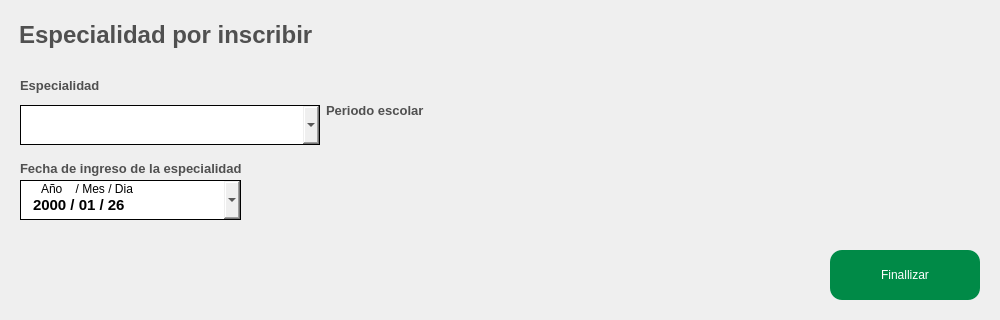
              <widget class="QFrame" name="especialidad_incribir">
               <property name="sizePolicy">
                <sizepolicy hsizetype="Preferred" vsizetype="Preferred">
                 <horstretch>0</horstretch>
                 <verstretch>10</verstretch>
                </sizepolicy>
               </property>
               <property name="minimumSize">
                <size>
                 <width>1000</width>
                 <height>320</height>
                </size>
               </property>
               <property name="styleSheet">
                <string notr="true"/>
               </property>
               <property name="frameShape">
                <enum>QFrame::NoFrame</enum>
               </property>
               <property name="frameShadow">
                <enum>QFrame::Raised</enum>
               </property>
               <property name="tipo" stdset="0">
                <string>espacio_segmento</string>
               </property>
               <layout class="QVBoxLayout" name="verticalLayout_11">
                <property name="topMargin">
                 <number>20</number>
                </property>
                <item alignment="Qt::AlignLeft">
                 <widget class="QLabel" name="label_titulo_especialidad_incribrir">
                  <property name="maximumSize">
                   <size>
                    <width>16777215</width>
                    <height>30</height>
                   </size>
                  </property>
                  <property name="font">
                   <font>
                    <family>Arial</family>
                    <pointsize>18</pointsize>
                    <weight>75</weight>
                    <bold>true</bold>
                   </font>
                  </property>
                  <property name="styleSheet">
                   <string notr="true">QLabel{
	
	color: rgb(80, 80, 80);
	border:none;
	border-color: #ffffff;
	padding-left:2px;


}
</string>
                  </property>
                  <property name="text">
                   <string>Especialidad por inscribir</string>
                  </property>
                  <property name="scaledContents">
                   <bool>false</bool>
                  </property>
                 </widget>
                </item>
                <item>
                 <widget class="QFrame" name="preguntas_especialidad_inscribit">
                  <property name="styleSheet">
                   <string notr="true"/>
                  </property>
                  <property name="frameShape">
                   <enum>QFrame::NoFrame</enum>
                  </property>
                  <property name="frameShadow">
                   <enum>QFrame::Raised</enum>
                  </property>
                  <layout class="QGridLayout" name="gridLayout_7">
                   <item row="0" column="0">
                    <layout class="QVBoxLayout" name="verticalLayout_41">
                     <property name="spacing">
                      <number>0</number>
                     </property>
                     <item>
                      <widget class="QLabel" name="label_especialidad_incribir">
                       <property name="enabled">
                        <bool>true</bool>
                       </property>
                       <property name="maximumSize">
                        <size>
                         <width>16777215</width>
                         <height>40</height>
                        </size>
                       </property>
                       <property name="font">
                        <font>
                         <family>Arial</family>
                         <pointsize>10</pointsize>
                         <weight>75</weight>
                         <bold>true</bold>
                        </font>
                       </property>
                       <property name="styleSheet">
                        <string notr="true">QLabel{
	
	color: rgb(80, 80, 80);

	border-color: #ffffff;


}
</string>
                       </property>
                       <property name="text">
                        <string>Especialidad</string>
                       </property>
                       <property name="scaledContents">
                        <bool>false</bool>
                       </property>
                      </widget>
                     </item>
                     <item>
                      <widget class="QComboBox" name="boton_de_especialidad">
                       <property name="enabled">
                        <bool>true</bool>
                       </property>
                       <property name="sizePolicy">
                        <sizepolicy hsizetype="Fixed" vsizetype="Fixed">
                         <horstretch>0</horstretch>
                         <verstretch>0</verstretch>
                        </sizepolicy>
                       </property>
                       <property name="minimumSize">
                        <size>
                         <width>300</width>
                         <height>40</height>
                        </size>
                       </property>
                       <property name="styleSheet">
                        <string notr="true">QComboBox{

	font: 75 10pt &quot;Arial&quot;;
	padding-left:15px;
	border:1px solid #000000 ;
}

QComboBox:focus {
    border: 2px solid #0078d7;   /* Borde azul cuando está en foco */
    background-color: #e0f7ff;   /* Fondo azul claro */
}

QComboBox:focus {
    border: 2px solid #0078d7;   /* Borde azul cuando está en foco */
    background-color: #e0f7ff;   /* Fondo azul claro */
}




QComboBox QAbstractItemView {
    border: 1px solid #ccc;
    background-color: white;
    color: #333;
    padding: 5px;  /* Margen interno de la lista */
    spacing: 10px; /* Espaciado entre los elementos (algunas versiones de Qt lo admiten) */
}

QComboBox QAbstractItemView::item {
    padding: 8px; /* Espaciado interno de cada elemento */
    margin: 4px; /* Separación entre los elementos */
}

QComboBox QAbstractItemView::item:hover {
    background-color: #c5c1c1;
    color: white;
}

QComboBox:disabled {
        background-color:rgb(189, 189, 189);
        color: #808080;
        border: 1px solid rgb(127, 127, 127);
    }


</string>
                       </property>
                       <property name="editable">
                        <bool>false</bool>
                       </property>
                       <property name="currentText">
                        <string/>
                       </property>
                       <property name="currentIndex">
                        <number>-1</number>
                       </property>
                       <property name="insertPolicy">
                        <enum>QComboBox::NoInsert</enum>
                       </property>
                       <property name="iconSize">
                        <size>
                         <width>40</width>
                         <height>40</height>
                        </size>
                       </property>
                       <property name="placeholderText">
                        <string/>
                       </property>
                       <property name="duplicatesEnabled">
                        <bool>false</bool>
                       </property>
                       <property name="frame">
                        <bool>false</bool>
                       </property>
                      </widget>
                     </item>
                    </layout>
                   </item>
                   <item row="0" column="1">
                    <layout class="QHBoxLayout" name="horizontalLayout_3">
                     <property name="topMargin">
                      <number>10</number>
                     </property>
                     <item alignment="Qt::AlignLeft">
                      <widget class="QLabel" name="label_periodo_escolar">
                       <property name="maximumSize">
                        <size>
                         <width>200</width>
                         <height>16777215</height>
                        </size>
                       </property>
                       <property name="font">
                        <font>
                         <family>Arial</family>
                         <pointsize>10</pointsize>
                         <weight>75</weight>
                         <bold>true</bold>
                        </font>
                       </property>
                       <property name="styleSheet">
                        <string notr="true">QLabel{
		
	color: rgb(80, 80, 80);

	border-color: #ffffff;


}
</string>
                       </property>
                       <property name="text">
                        <string>Periodo escolar</string>
                       </property>
                       <property name="textFormat">
                        <enum>Qt::PlainText</enum>
                       </property>
                       <property name="scaledContents">
                        <bool>true</bool>
                       </property>
                      </widget>
                     </item>
                     <item alignment="Qt::AlignLeft">
                      <widget class="QLabel" name="label_mostrar_periodo_escolar">
                       <property name="sizePolicy">
                        <sizepolicy hsizetype="Preferred" vsizetype="Preferred">
                         <horstretch>10</horstretch>
                         <verstretch>10</verstretch>
                        </sizepolicy>
                       </property>
                       <property name="minimumSize">
                        <size>
                         <width>200</width>
                         <height>0</height>
                        </size>
                       </property>
                       <property name="maximumSize">
                        <size>
                         <width>200</width>
                         <height>16777215</height>
                        </size>
                       </property>
                       <property name="font">
                        <font>
                         <family>Arial</family>
                         <pointsize>13</pointsize>
                         <weight>75</weight>
                         <bold>true</bold>
                        </font>
                       </property>
                       <property name="styleSheet">
                        <string notr="true">QLabel{
		
	color: #000000;

	border-color: #ffffff;


}
</string>
                       </property>
                       <property name="text">
                        <string/>
                       </property>
                       <property name="textFormat">
                        <enum>Qt::PlainText</enum>
                       </property>
                       <property name="scaledContents">
                        <bool>true</bool>
                       </property>
                      </widget>
                     </item>
                    </layout>
                   </item>
                   <item row="1" column="0">
                    <widget class="QFrame" name="espacio_fecha_especialidad">
                     <widget class="QLabel" name="label_fecha_de_ingreso_especialidad">
                      <property name="geometry">
                       <rect>
                        <x>0</x>
                        <y>9</y>
                        <width>231</width>
                        <height>16</height>
                       </rect>
                      </property>
                      <property name="maximumSize">
                       <size>
                        <width>300</width>
                        <height>40</height>
                       </size>
                      </property>
                      <property name="font">
                       <font>
                        <family>Arial</family>
                        <pointsize>10</pointsize>
                        <weight>75</weight>
                        <bold>true</bold>
                       </font>
                      </property>
                      <property name="styleSheet">
                       <string notr="true">QLabel{
	
	color: rgb(80, 80, 80);

	border-color: #ffffff;


}
</string>
                      </property>
                      <property name="text">
                       <string>Fecha de ingreso de la especialidad</string>
                      </property>
                      <property name="scaledContents">
                       <bool>false</bool>
                      </property>
                     </widget>
                     <widget class="QDateEdit" name="dateedit_fecha_ingreso_especialidad">
                      <property name="geometry">
                       <rect>
                        <x>0</x>
                        <y>29</y>
                        <width>221</width>
                        <height>40</height>
                       </rect>
                      </property>
                      <property name="minimumSize">
                       <size>
                        <width>0</width>
                        <height>40</height>
                       </size>
                      </property>
                      <property name="font">
                       <font>
                        <family>Arial</family>
                        <pointsize>11</pointsize>
                        <weight>75</weight>
                        <italic>false</italic>
                        <bold>true</bold>
                       </font>
                      </property>
                      <property name="toolTip">
                       <string>Año/Mes/Dia</string>
                      </property>
                      <property name="styleSheet">
                       <string notr="true">QDateEdit{

	padding-left:10px;
	padding-top:10px;
	border:1px solid #000000 ;

}

QDateEdit:focus {
    border: 2px solid #0078d7;   /* Borde azul cuando está en foco */
    background-color: #e0f7ff;   /* Fondo azul claro */
}

QDateEdit:focus {
    border: 2px solid #0078d7;   /* Borde azul cuando está en foco */
    background-color: #e0f7ff;   /* Fondo azul claro */
}




QDateEdit QAbstractItemView {
    border: 1px solid #ccc;
    background-color: white;
    color: #333;
    padding: 5px;  /* Margen interno de la lista */
    spacing: 10px; /* Espaciado entre los elementos (algunas versiones de Qt lo admiten) */
}

QDateEdit QAbstractItemView::item {
    padding: 8px; /* Espaciado interno de cada elemento */
    margin: 4px; /* Separación entre los elementos */
}

QDateEdit QAbstractItemView::item:hover {
    background-color: #c5c1c1;
    color: white;
}

QDateEdit:disabled {
        background-color:rgb(189, 189, 189);
        color: #808080;
        border: 1px solid rgb(127, 127, 127);
    }


QCalendarWidget {
                background-color: white;
                border: 1px solid #d0d0d0;
                border-radius: 8px;
                font-family: Arial, sans-serif;
            }
            
            /* Barra superior con mes y año */
            QCalendarWidget QWidget#qt_calendar_navigationbar {
                background-color: #4a90e2;
                color: white;
                border-top-left-radius: 7px;
                border-top-right-radius: 7px;
                padding: 5px;
            }
            
            /* Botones de navegación */
            QCalendarWidget QToolButton {
                background-color: transparent;
                color: white;
                font-weight: bold;
                border: none;
                padding: 5px;
                border-radius: 3px;
            }
            
            QCalendarWidget QToolButton:hover {
                background-color: rgba(255, 255, 255, 0.2);
            }
            
            /* Días de la semana */
            QCalendarWidget QHeaderView::section {
                background-color: #f8f9fa;
                color: #555555;
                font-weight: bold;
                padding: 8px;
                border: none;
                border-bottom: 1px solid #e0e0e0;
            }
            
            /* Días normales */
            QCalendarWidget QAbstractItemView:enabled {
                color: #333333;
                background-color: white;
                selection-background-color: #4a90e2;
                selection-color: white;
                outline: none;
                border: none;
            }
            
            /* Día actual */
            QCalendarWidget QAbstractItemView:enabled:focus {
                background-color: #e8f4fd;
                color: #4a90e2;
                font-weight: bold;
            }
            
            /* Días de otros meses */
            QCalendarWidget QAbstractItemView:enabled:!selected {
                color: #aaaaaa;
            }
            
            /* Efecto hover sobre los días */
            QCalendarWidget QAbstractItemView:enabled:hover {
                background-color: #f0f7ff;
            }
            
            /* Fines de semana */
            QCalendarWidget QAbstractItemView:enabled:selected:alternate {
                background-color: #4a90e2;
                color: white;
            }


</string>
                      </property>
                      <property name="wrapping">
                       <bool>false</bool>
                      </property>
                      <property name="frame">
                       <bool>true</bool>
                      </property>
                      <property name="accelerated">
                       <bool>true</bool>
                      </property>
                      <property name="keyboardTracking">
                       <bool>true</bool>
                      </property>
                      <property name="showGroupSeparator" stdset="0">
                       <bool>true</bool>
                      </property>
                      <property name="currentSection">
                       <enum>QDateTimeEdit::YearSection</enum>
                      </property>
                      <property name="displayFormat">
                       <string>yyyy / MM / dd</string>
                      </property>
                      <property name="calendarPopup">
                       <bool>true</bool>
                      </property>
                      <property name="currentSectionIndex">
                       <number>0</number>
                      </property>
                      <property name="date">
                       <date>
                        <year>2000</year>
                        <month>1</month>
                        <day>26</day>
                       </date>
                      </property>
                     </widget>
                     <widget class="QLabel" name="label_5">
                      <property name="geometry">
                       <rect>
                        <x>21</x>
                        <y>30</y>
                        <width>101</width>
                        <height>16</height>
                       </rect>
                      </property>
                      <property name="styleSheet">
                       <string notr="true">background:none;</string>
                      </property>
                      <property name="text">
                       <string>Año    / Mes / Dia</string>
                      </property>
                     </widget>
                    </widget>
                   </item>
                   <item row="2" column="2">
                    <widget class="QPushButton" name="boton_finalizar">
                     <property name="sizePolicy">
                      <sizepolicy hsizetype="Fixed" vsizetype="Fixed">
                       <horstretch>0</horstretch>
                       <verstretch>0</verstretch>
                      </sizepolicy>
                     </property>
                     <property name="minimumSize">
                      <size>
                       <width>150</width>
                       <height>50</height>
                      </size>
                     </property>
                     <property name="cursor">
                      <cursorShape>PointingHandCursor</cursorShape>
                     </property>
                     <property name="styleSheet">
                      <string notr="true">QPushButton{

	font: 75 14pt &quot;Arial&quot;;
	background-color: rgb(0, 138, 71);
	color: rgb(255, 255, 255);
	border-radius:12px;

}

QPushButton:hover{

	
	background-color: rgb(0, 56, 10);

}</string>
                     </property>
                     <property name="text">
                      <string>Finallizar</string>
                     </property>
                    </widget>
                   </item>
                  </layout>
                 </widget>
                </item>
               </layout>
              </widget>
